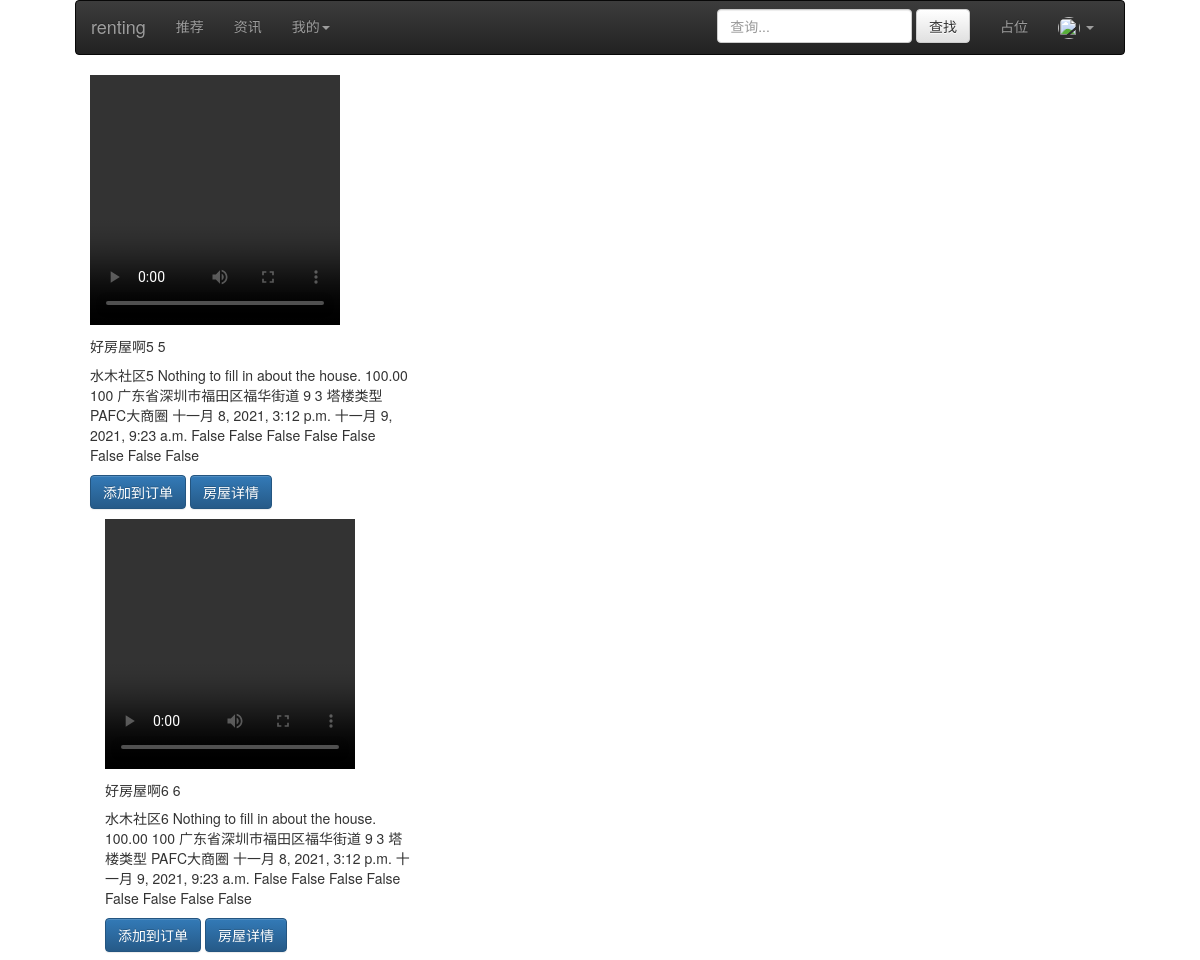
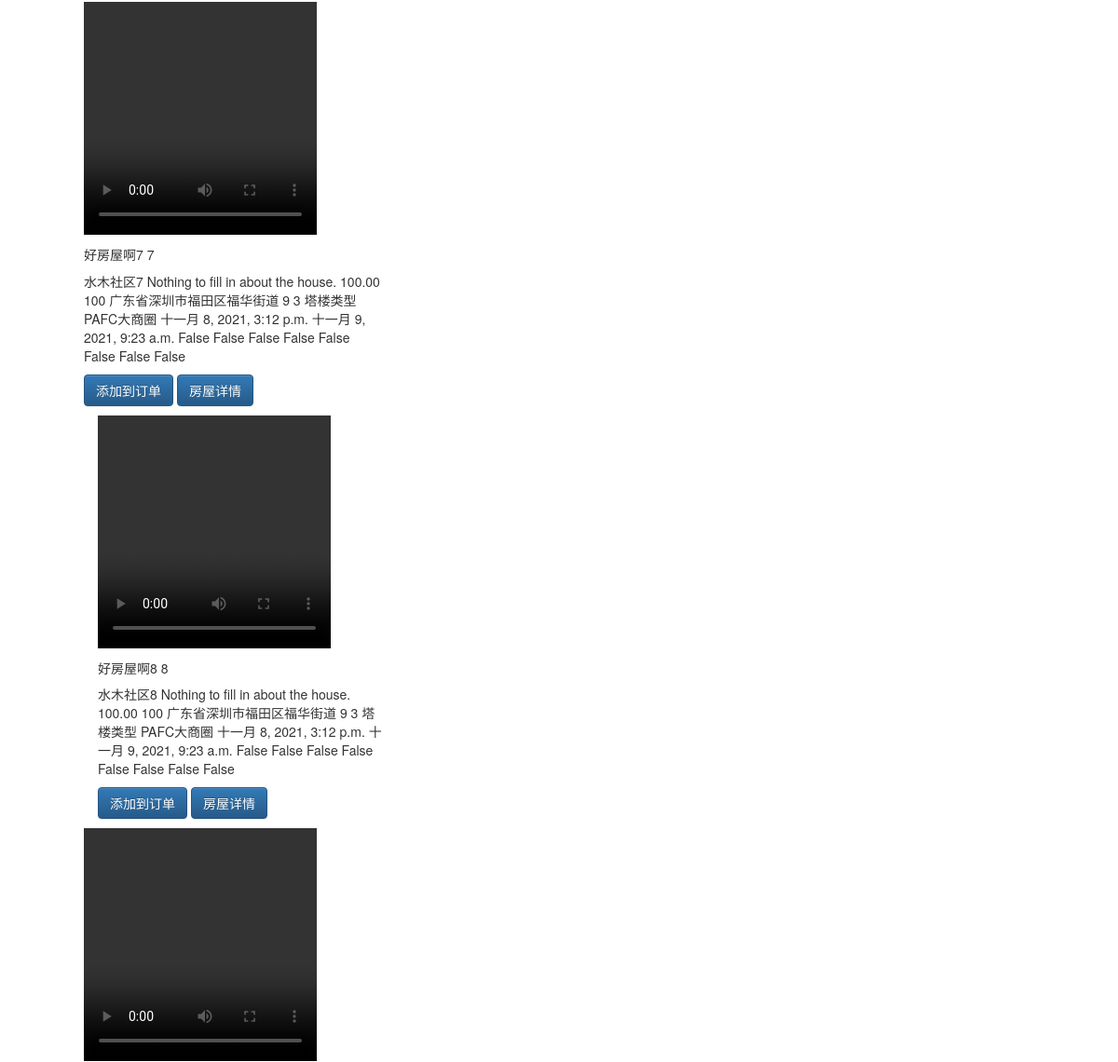
The app's page /introducer/index?page=4 (upper part), older data (2 pictures, top to bottom).
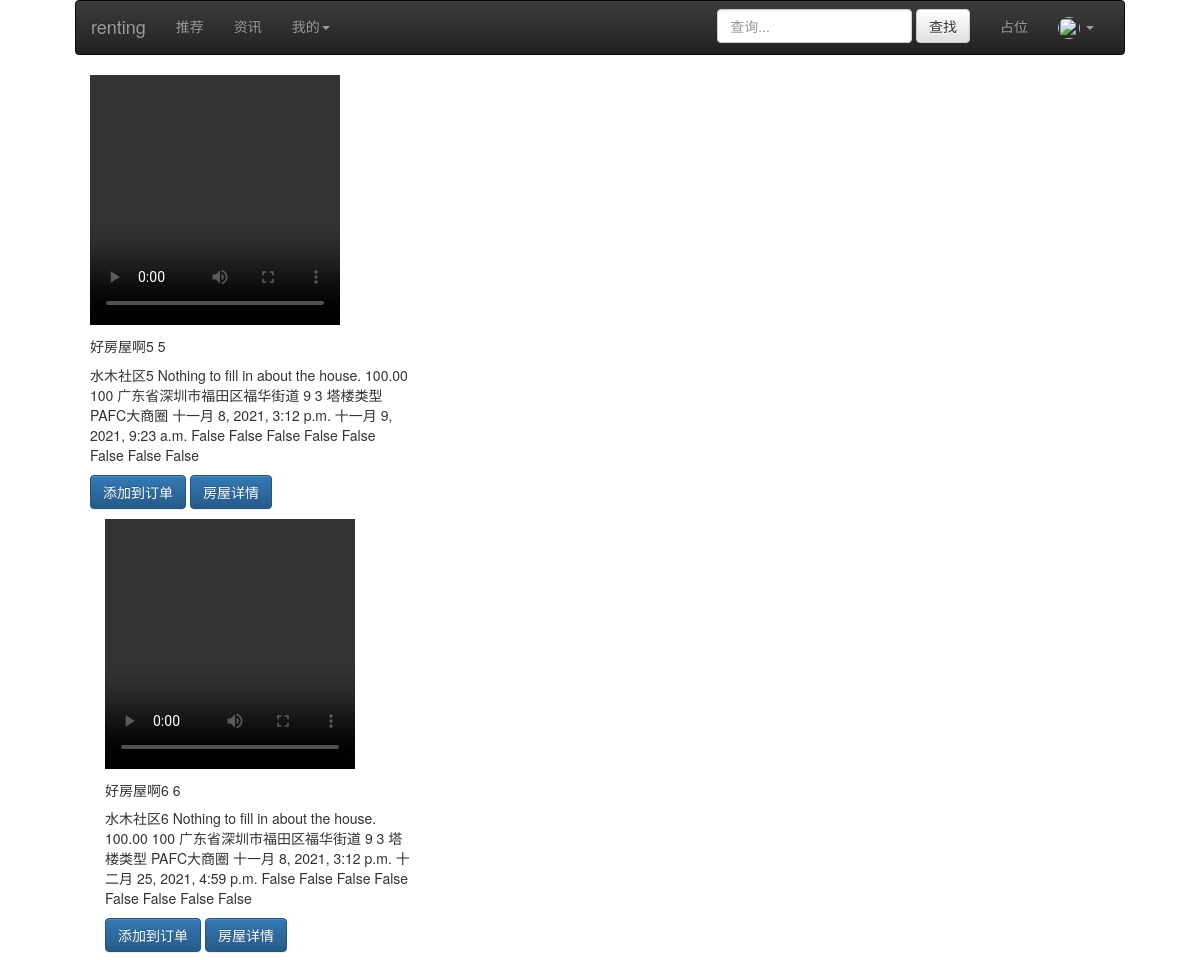
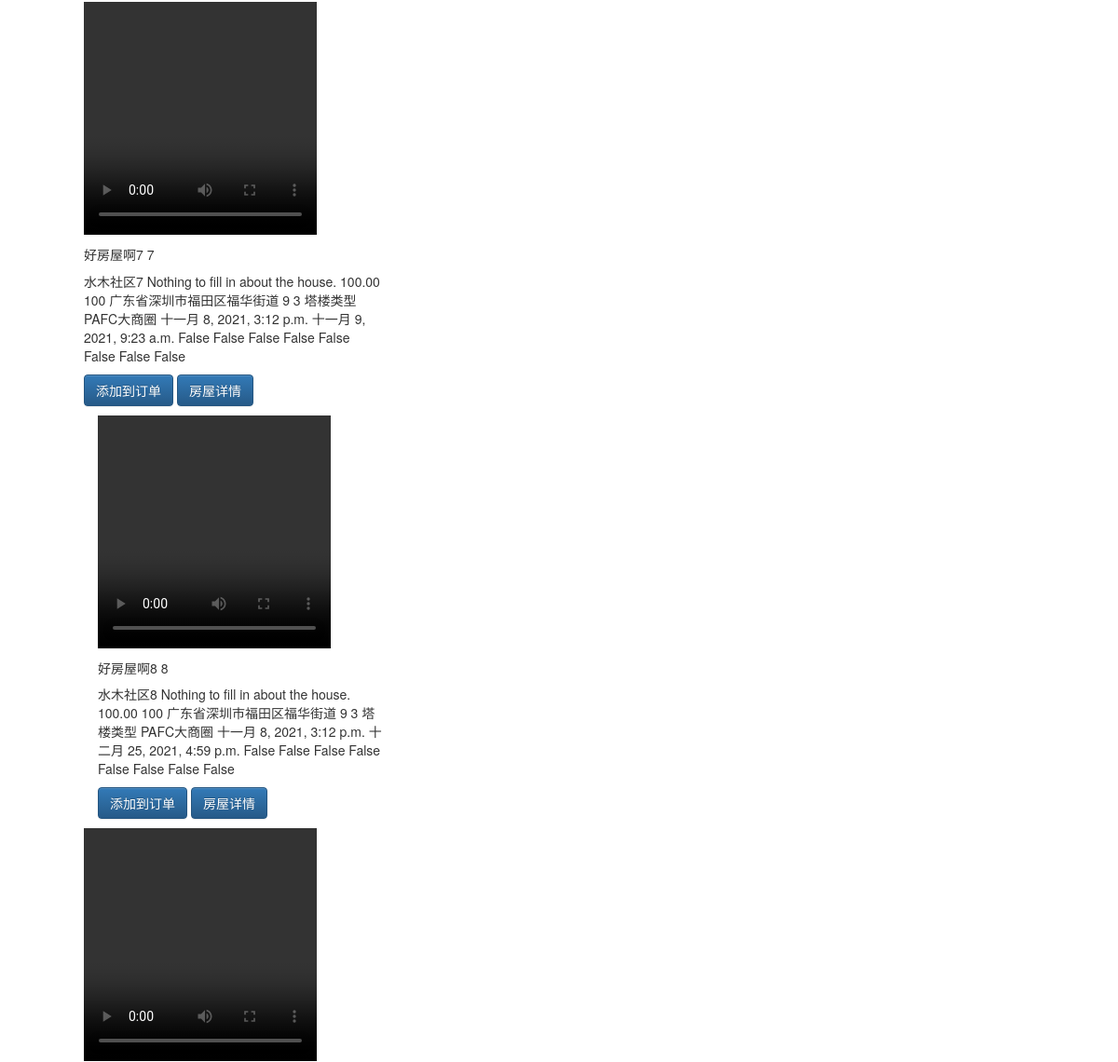
The same page, newer data (2 pictures, top to bottom).
### introducer/models.py (models this page shows, shortened)
class House(models.Model):
    housename = models.CharField('house name', max_length=50, default='House name.')
    community = models.CharField('community', max_length=200, default='The community where the house is located.')
    describe = models.CharField('describe', max_length=500, default='Describe about the house.')
    price = models.DecimalField('price', max_digits=15, decimal_places=2)
    housearea = models.CharField('housearea', max_length=50, default='The size of the house.')
    address = models.CharField('address', max_length=50, default='Where is the house.')
    floor = models.CharField('floor', max_length=50, default='How many floors is the house on.')
    building_age = models.CharField('building_age', max_length=5, default='The age of the house.')
    house_type = models.CharField('house_type', max_length=5, default='The type of house.')
    surrounding_facilities = models.CharField('surrounding_facilities', max_length=500, default='Facilities around the house.')
    is_delete = models.BooleanField('if deleted', default=False)
    shelf_status = models.BooleanField('shelf_status', default=True)
    create_time = models.DateTimeField('created time', auto_now_add=True)
    update_time = models.DateTimeField('updated time', auto_now=True)
    housevideo = models.ImageField(upload_to='media/introducer/housevideos/', default='media/introducer/housevideos/')
    foreigtousersubscriber = models.ForeignKey(User, on_delete=models.CASCADE, default=1)
    '''
    租住类型：合租、整租
    入住时间
    '''
    subway = models.BooleanField('subway', default=False)
    washer = models.BooleanField('washer', default=False)
    heater = models.BooleanField('heater', default=False)
    refrigerator = models.BooleanField('refrigerator', default=False)
    air_conditioner = models.BooleanField('air_conditioner', default=False)
    lift = models.BooleanField('lift', default=False)
    kitchen_room = models.BooleanField('kitchen_room', default=False)
    deposit = models.BooleanField('deposit', default=False)
    house_origin_type = models.CharField('rent type', max_length=20, default='', choices=[
                                                            ('di', 'direct'),
                                                            ('tr', 'transfer'),
                                                            ('me', 'mediator'),
                                                            ('ot', 'others'),
                                                        ])
    rent_type = models.CharField('rent type', max_length=20, default='', choices=[
                                                            ('sh', 'share'),
                                                            ('fu', 'full'),
                                                        ])

### introducer/views.py (the view)
# urls.py: path('index', views.index, name='index'),
def index(request):
    if request.method == 'GET':
        datasPerPage = 9
        housees_list = House.objects.filter(
                                        Q(is_delete__startswith='0') & Q(shelf_status='1')
                                    ).order_by('-create_time')
        paginator = Paginator(list(housees_list), datasPerPage)
        page_number = request.GET.get('page')
        page_obj = paginator.get_page(page_number)
        return render(request, 'introducer/introducerIndex.html', {'page_obj': page_obj})
    elif request.method == 'POST':
        return render(request, 'introducer/introducerIndex.html', locals())

### introducer/templates/introducer/introducerIndex.html (shortened to what this page needs)
{% extends 'introducer/IndexTemplate.html' %} }}
{% block main %}
    <div class="container-fluid">
        <div class="row">
            <div class="col-md-12">
                <div class="row">
                    {% for contact in page_obj %}
                        <div class="col-md-4">
                            <div class="card">
                                <video  class="card-img-top" width="250" height="250" controls >
                                      <source src="{{ contact.housevideo.url }}"  type="video/mp4">
                                </video>
                                <h5 class="card-title">
                                    {{ contact.housename|upper }} {{ contact.id }}
                                </h5>
                                <p class="card-text">
                                    {{ contact.community }} {{ contact.describe }} {{ contact.price }}
                                    {{ contact.housearea }} {{ contact.address }} {{ contact.floor }}
                                    {{ contact.building_age }} {{ contact.house_type }} {{ contact.surrounding_facilities }}
                                    {{ contact.create_time }} {{ contact.update_time }} {{ contact.subway }}
                                    {{ contact.washer }} {{ contact.heater }} {{ contact.refrigerator }}
                                    {{ contact.air_conditioner }} {{ contact.lift }} {{ contact.kitchen_room }}
                                    {{ contact.deposit }} {{ contact.house_origin_type }} {{ contact.rent_type }}
                                </p>
                                <p>
                                    <a class="btn btn-primary" href="{% url 'addtohouseorder'  contact.id %}">添加到订单</a>
                                    <a class="btn btn-primary" href="{% url 'houseinfomation'  contact.id  %} ">房屋详情</a>
                                </p>
                                </div>
                            </div>
                        </div>
                    {% endfor %}
{% endblock %}

Row changes from the older to the newer data that the page shows:
changed House "好房屋啊6": update_time "十一月 9, 2021, 9:23 a.m." → "十二月 25, 2021, 4:59 p.m."
changed House "好房屋啊8": update_time "十一月 9, 2021, 9:23 a.m." → "十二月 25, 2021, 4:59 p.m."
